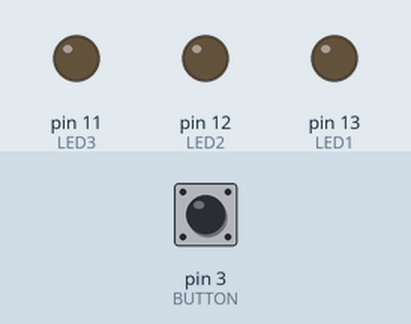
Simulated run of this sketch. Board: Arduino Uno, built with avr-gcc and run on an emulated ATmega328P. Parts: output pins drawn as LEDs (lit = HIGH). The test bench sets the inputs (shaded band); at power-on: pin 3 (BUTTON) LOW.

Above: at 1.2 s.
1.3 s: pin 3 (BUTTON) pulled HIGH for 0.15 s
At 1.37 s:
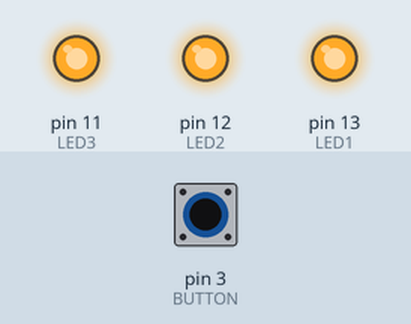
2.9 s: pin 3 (BUTTON) pulled HIGH for 3.2 s
At 7.0 s:
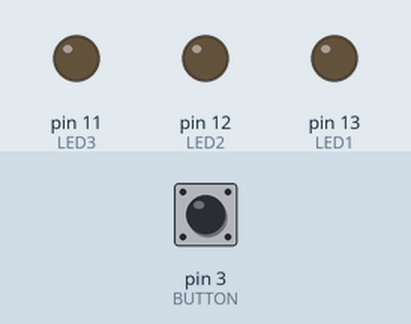
Timing chart, 0 to 8.5 s (numbered marks = the images above; inputs shaded):
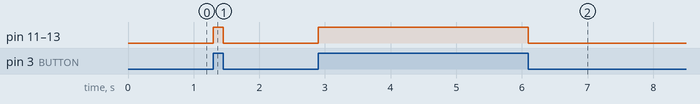

The sketch:

Sequential_blinking_button.ino
```cpp
/* A simple program to sequentially turn on and turn off 3 LEDs */


int LED1 = 13;
int LED2 = 12;
int LED3 = 11;
int BUTTON = 3;

void setup() {
   pinMode(LED1, OUTPUT);
   pinMode(LED2, OUTPUT);
   pinMode(LED3, OUTPUT);
   pinMode(BUTTON, INPUT);
}


void loop() {

  if(digitalRead(BUTTON) == HIGH)
  {
  digitalWrite(LED1, HIGH);    // turn on LED1
                // wait for 200ms
  digitalWrite(LED2, HIGH);    // turn on LED2
                 // wait for 200ms
  digitalWrite(LED3, HIGH);    // turn on LED3
                 // wait for 200ms
  }
else
  {
  digitalWrite(LED1, LOW);     // turn off LED1
                 // wait for 300ms
  digitalWrite(LED2, LOW);     // turn off LED2
                 // wait for 300ms
  digitalWrite(LED3, LOW);     // turn off LED3
                 // wait for 300ms before running program all over again
  }
}
```

Measured:
- after the input at 1.3 s, pin 11 (LED3), pin 12 (LED2), pin 13 (LED1): LOW → HIGH at once, → LOW 0.15 s later
- after the input at 2.9 s, pin 11 (LED3), pin 12 (LED2), pin 13 (LED1): LOW → HIGH at once, → LOW 3.2 s later
